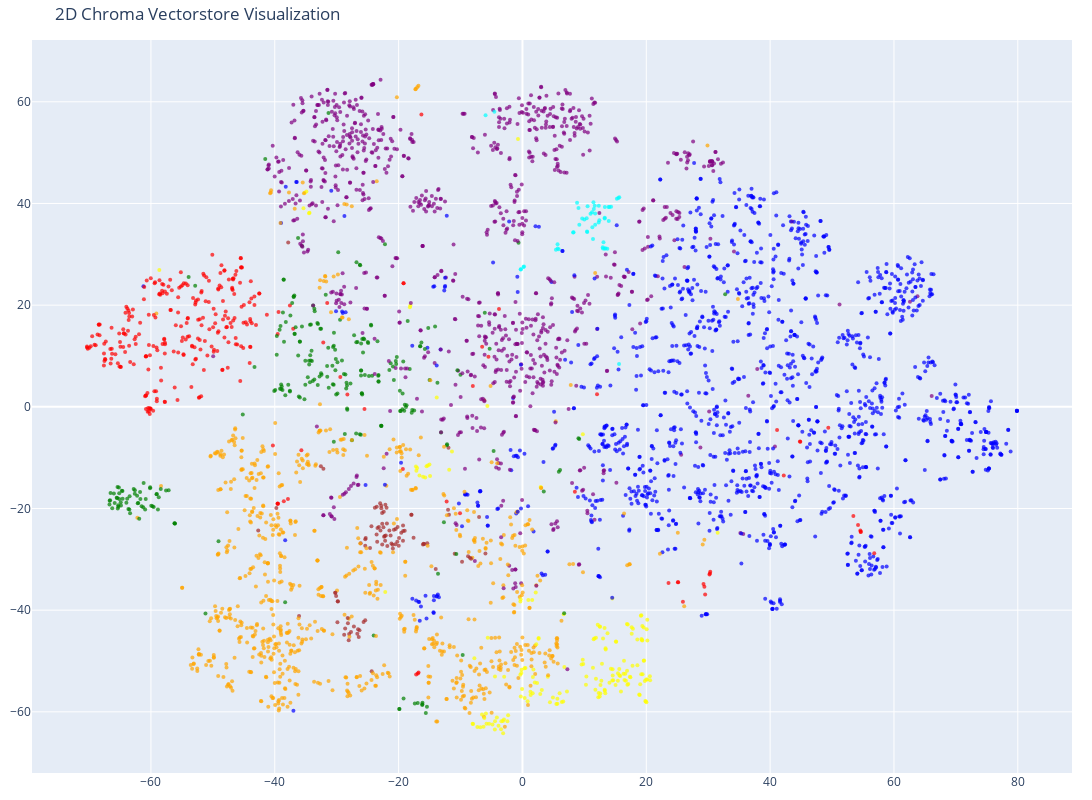

The cell this chart's notebook holds for it:
### Code cell
# Create the 2D scatter plot
fig = go.Figure(data=[go.Scatter(
    x=reduced_vectors[:, 0],
    y=reduced_vectors[:, 1],
    mode='markers',
    marker=dict(size=4, color=colors, opacity=0.7),
    text=[f"Category: {c}<br>Text: {d[:50]}..." for c, d in zip(categories, documents)],
    hoverinfo='text'
)])

fig.update_layout(
    title='2D Chroma Vectorstore Visualization',
    scene=dict(xaxis_title='x', yaxis_title='y'),
    width=1200,
    height=800,
    margin=dict(r=20, b=10, l=10, t=40)
)

fig.show()

### Figure 1 — Plotly figure (JSON) as saved in the notebook; plotly's stock layout.template omitted (floating-point values rounded to 4 significant figures; data arrays with more than 128 entries replaced by an {"elided": "..."} marker saying what was removed)
{"data": [{"hoverinfo": "text", "marker": {"color": {"elided": "4000 str values"}, "opacity": 0.7, "size": 4}, "mode": "markers", "text": {"elided": "4000 str values"}, "type": "scatter", "x": {"elided": "4000 float values"}, "y": {"elided": "4000 float values"}}], "layout": {"height": 800, "margin": {"b": 10, "l": 10, "r": 20, "t": 40}, "scene": {"xaxis": {"title": {"text": "x"}}, "yaxis": {"title": {"text": "y"}}}, "title": {"text": "2D Chroma Vectorstore Visualization"}, "width": 1200}}
